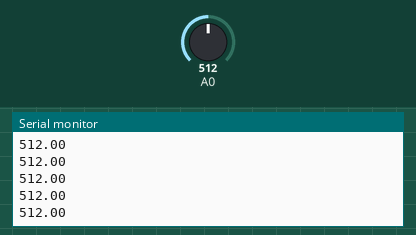
Simulated run of this sketch. Board: Arduino Uno, built with avr-gcc and run on an emulated ATmega328P. Parts: the last lines printed to the serial monitor. The test bench sets the inputs (shaded band); at power-on: A0 = 512.

Above: at 1.2 s.
1.3 s: A0 set to 716
At 2.3 s:
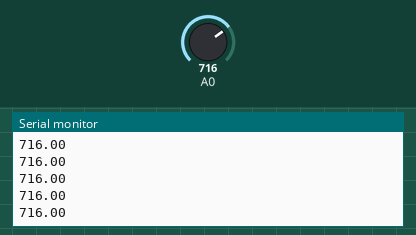
2.8 s: A0 set to 900
At 3.5 s:
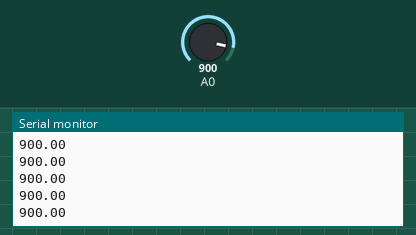
Timing chart, 0 to 5.8 s (numbered marks = the images above; inputs shaded):
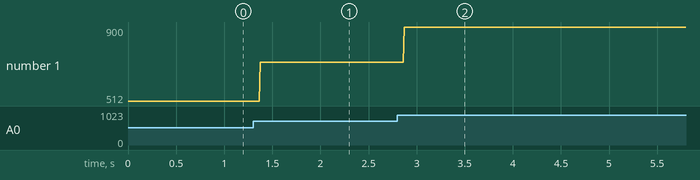

The sketch:

Ex6.ino
```cpp
float bits = 0;

void setup() {

    Serial.begin(9600);

}

void loop() {

    bits = analogRead(A0);
    Serial.println(bits);

}
```

Measured:
- after the input at 1.3 s, the serial monitor: prints a new line after 0.07 s (image 1)
- after the input at 2.8 s, the serial monitor: prints a new line after 0.07 s (image 2)
- plotted number 1: 512 → 716 after the input at 1.3 s, 716 → 900 after the input at 2.8 s
